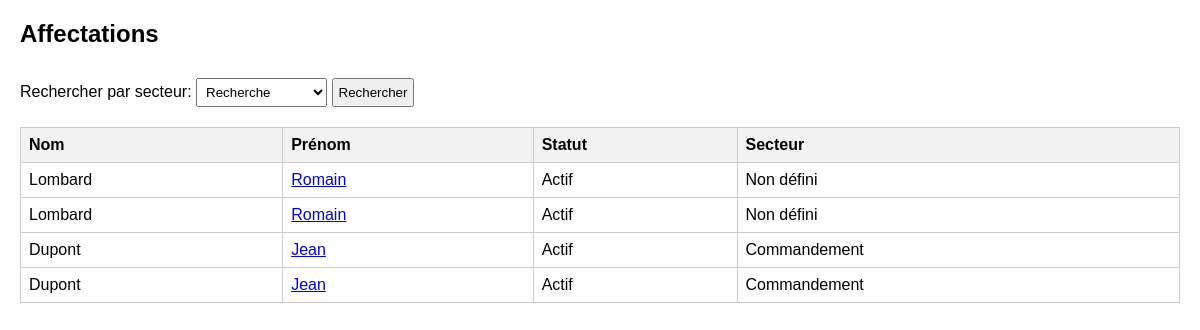
The app's page /vues/affectation.php, older data.
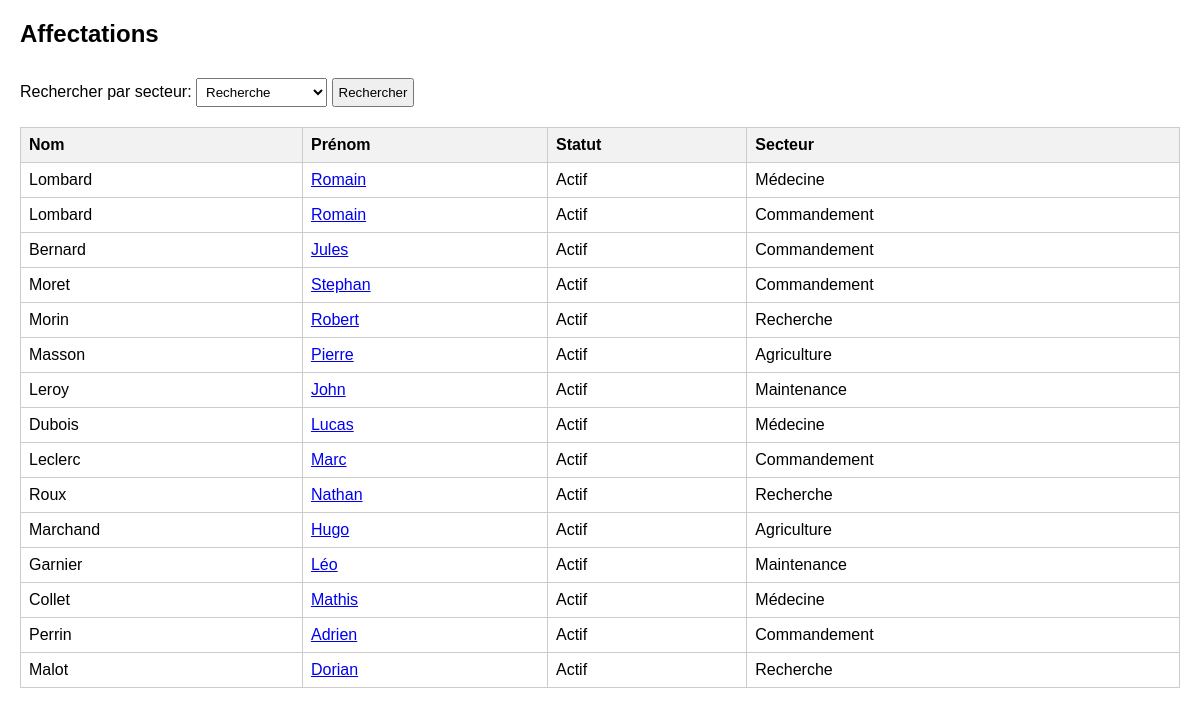
The same page, newer data.
### tables this page shows
CREATE TABLE `User` (
  `id` int NOT NULL,
  `identifiant` varchar(100) NOT NULL,
  `mdp` varchar(255) NOT NULL,
  `nom` varchar(100) NOT NULL,
  `prenom` varchar(100) NOT NULL,
  `idSpecialite` int DEFAULT NULL,
  `idSecteur` int DEFAULT NULL,
  `statut` enum('Actif','Repos','Malade','Danger') DEFAULT 'Actif',
  `lienPDP` text
);

### vues/affectation.php (the view, shortened to what this page needs)
<?php
$pdo = new PDO("mysql:host=localhost;dbname=orbibase", "root", "");
$pdo->setAttribute(PDO::ATTR_ERRMODE, PDO::ERRMODE_EXCEPTION);
$filtre = $_GET['filtre'] ?? '';
if ($filtre !== '') {
    $result = $pdo->prepare("SELECT * FROM user WHERE idSecteur = :filtre");
    $result->bindParam(':filtre', $filtre, PDO::PARAM_INT);
} else {
    $result = $pdo->prepare("SELECT * FROM user");
}
$result->execute();
$users = $result->fetchAll(PDO::FETCH_ASSOC);
?>
<!DOCTYPE html>
<html>
<head>
</head>
<body>
<h2> Affectations</h2>
<form method="GET" action="index.php">
    <label for="filtre">Rechercher par secteur: </label>
    <select name="filtre" id="filtre">
        <option value="1" <?= $filtre === '1' ? 'selected' : '' ?>>Recherche</option>
    </select>
    <button type="submit">Rechercher</button>
</form>
<table border="1" cellpadding="5" cellspacing="0">
    <tr>
        <th>Nom</th>
        <th>Prénom</th>
        <th>Statut</th>
        <th>Secteur</th>
    </tr>
    <?php foreach ($users as $user): ?>
        <tr>
            <td><?= $user['nom'] ?></td>
            <td>
                <a href="index.php?page=userInfos&id=<?= $user['id'] ?>">
                    <?= htmlspecialchars($user['prenom'], ENT_QUOTES, 'UTF-8') ?>
                </a>
            </td>
            <td><?= $user ['statut'] ?></td>
            <td>
                <?= match ($user['idSecteur']){
                    1 => 'Recherche',
                    2 => 'Agriculture',
                    3 => 'Maintenance',
                    4 => 'Médecine',
                    5 => 'Commandement',
                    default => 'Non défini',
                }
                ?>
            </td>
        </tr>
    <?php endforeach; ?>
</table>
</body>
</html>

### vues/affectation.php (style rules this page uses)
body { font-family: Arial; margin: 20px; }
table { border-collapse: collapse; width: 100%; margin-top: 20px; }
th, td { border: 1px solid#ccc; padding: 8px; text-align: left; }
th { background-color:#f2f2f2; }
select, button { padding: 5px; margin-top: 10px; }

Row changes from the older to the newer data that the page shows:
changed user (number 1 of 15 on the later page): idSecteur "Non défini" → "Médecine"
changed user (number 2 of 15 on the later page): idSecteur "Non défini" → "Commandement"
changed user: nom "Dupont" → "Bernard"; prenom "Jean" → "Jules"
changed user: nom "Dupont" → "Moret"; prenom "Jean" → "Stephan"
added user: nom "Morin", prenom "Robert", statut "Actif", idSecteur "Recherche"
added user: nom "Masson", prenom "Pierre", statut "Actif", idSecteur "Agriculture"
added user: nom "Leroy", prenom "John", statut "Actif", idSecteur "Maintenance"
added user: nom "Dubois", prenom "Lucas", statut "Actif", idSecteur "Médecine"
added user: nom "Leclerc", prenom "Marc", statut "Actif", idSecteur "Commandement"
added user: nom "Roux", prenom "Nathan", statut "Actif", idSecteur "Recherche"
added user: nom "Marchand", prenom "Hugo", statut "Actif", idSecteur "Agriculture"
added user: nom "Garnier", prenom "Léo", statut "Actif", idSecteur "Maintenance"
added user: nom "Collet", prenom "Mathis", statut "Actif", idSecteur "Médecine"
added user: nom "Perrin", prenom "Adrien", statut "Actif", idSecteur "Commandement"
added user: nom "Malot", prenom "Dorian", statut "Actif", idSecteur "Recherche"
